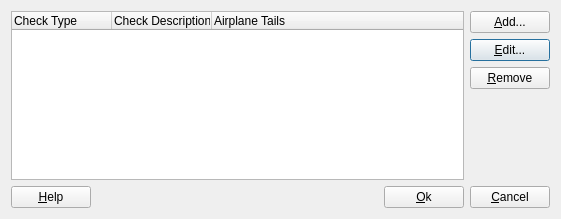
<?xml version="1.0" encoding="UTF-8"?>
<ui version="4.0">
 <class>ChecksDialog</class>
 <widget class="QDialog" name="ChecksDialog">
  <property name="geometry">
   <rect>
    <x>0</x>
    <y>0</y>
    <width>561</width>
    <height>219</height>
   </rect>
  </property>
  <property name="windowTitle">
   <string>Add/Change Checks</string>
  </property>
  <layout class="QGridLayout">
   <item row="1" column="3">
    <widget class="QPushButton" name="editButton_">
     <property name="text">
      <string>&amp;Edit...</string>
     </property>
     <property name="shortcut">
      <string>Alt+E</string>
     </property>
    </widget>
   </item>
   <item row="4" column="3">
    <widget class="QPushButton" name="cancelButton_">
     <property name="text">
      <string>&amp;Cancel</string>
     </property>
     <property name="shortcut">
      <string>Alt+C</string>
     </property>
     <property name="autoDefault">
      <bool>false</bool>
     </property>
    </widget>
   </item>
   <item row="2" column="3">
    <widget class="QPushButton" name="removeButton_">
     <property name="text">
      <string>&amp;Remove</string>
     </property>
     <property name="shortcut">
      <string>Alt+R</string>
     </property>
    </widget>
   </item>
   <item row="3" column="3">
    <spacer name="spacer2">
     <property name="orientation">
      <enum>Qt::Vertical</enum>
     </property>
     <property name="sizeType">
      <enum>QSizePolicy::Expanding</enum>
     </property>
     <property name="sizeHint" stdset="0">
      <size>
       <width>20</width>
       <height>50</height>
      </size>
     </property>
    </spacer>
   </item>
   <item row="0" column="3">
    <widget class="QPushButton" name="addButton_">
     <property name="text">
      <string>&amp;Add...</string>
     </property>
     <property name="shortcut">
      <string>Alt+A</string>
     </property>
    </widget>
   </item>
   <item row="4" column="0">
    <widget class="QPushButton" name="helpButton_">
     <property name="text">
      <string>&amp;Help</string>
     </property>
     <property name="shortcut">
      <string>Alt+H</string>
     </property>
     <property name="autoDefault">
      <bool>false</bool>
     </property>
    </widget>
   </item>
   <item row="4" column="2">
    <widget class="QPushButton" name="okButton_">
     <property name="text">
      <string>&amp;Ok</string>
     </property>
     <property name="shortcut">
      <string>Alt+O</string>
     </property>
     <property name="autoDefault">
      <bool>false</bool>
     </property>
    </widget>
   </item>
   <item row="4" column="1">
    <spacer name="Horizontal Spacing2">
     <property name="orientation">
      <enum>Qt::Horizontal</enum>
     </property>
     <property name="sizeType">
      <enum>QSizePolicy::Expanding</enum>
     </property>
     <property name="sizeHint" stdset="0">
      <size>
       <width>281</width>
       <height>20</height>
      </size>
     </property>
    </spacer>
   </item>
   <item row="0" column="0" rowspan="4" colspan="3">
    <widget class="QTreeWidget" name="checksListView_">
     <property name="selectionMode">
      <enum>QAbstractItemView::SingleSelection</enum>
     </property>
     <property name="rootIsDecorated">
      <bool>false</bool>
     </property>
     <column>
      <property name="text">
       <string>Check Type</string>
      </property>
     </column>
     <column>
      <property name="text">
       <string>Check Description</string>
      </property>
     </column>
     <column>
      <property name="text">
       <string>Airplane Tails</string>
      </property>
     </column>
    </widget>
   </item>
  </layout>
 </widget>
 <layoutdefault spacing="6" margin="11"/>
 <pixmapfunction>qPixmapFromMimeSource</pixmapfunction>
 <tabstops>
  <tabstop>addButton_</tabstop>
  <tabstop>editButton_</tabstop>
  <tabstop>removeButton_</tabstop>
  <tabstop>helpButton_</tabstop>
  <tabstop>okButton_</tabstop>
  <tabstop>cancelButton_</tabstop>
 </tabstops>
 <resources/>
 <connections>
  <connection>
   <sender>helpButton_</sender>
   <signal>clicked()</signal>
   <receiver>ChecksDialog</receiver>
   <slot>help()</slot>
   <hints>
    <hint type="sourcelabel">
     <x>20</x>
     <y>20</y>
    </hint>
    <hint type="destinationlabel">
     <x>20</x>
     <y>20</y>
    </hint>
   </hints>
  </connection>
  <connection>
   <sender>cancelButton_</sender>
   <signal>clicked()</signal>
   <receiver>ChecksDialog</receiver>
   <slot>reject()</slot>
   <hints>
    <hint type="sourcelabel">
     <x>20</x>
     <y>20</y>
    </hint>
    <hint type="destinationlabel">
     <x>20</x>
     <y>20</y>
    </hint>
   </hints>
  </connection>
  <connection>
   <sender>okButton_</sender>
   <signal>clicked()</signal>
   <receiver>ChecksDialog</receiver>
   <slot>accept()</slot>
   <hints>
    <hint type="sourcelabel">
     <x>20</x>
     <y>20</y>
    </hint>
    <hint type="destinationlabel">
     <x>20</x>
     <y>20</y>
    </hint>
   </hints>
  </connection>
  <connection>
   <sender>addButton_</sender>
   <signal>clicked()</signal>
   <receiver>ChecksDialog</receiver>
   <slot>addChecks()</slot>
   <hints>
    <hint type="sourcelabel">
     <x>20</x>
     <y>20</y>
    </hint>
    <hint type="destinationlabel">
     <x>20</x>
     <y>20</y>
    </hint>
   </hints>
  </connection>
  <connection>
   <sender>editButton_</sender>
   <signal>clicked()</signal>
   <receiver>ChecksDialog</receiver>
   <slot>editChecks()</slot>
   <hints>
    <hint type="sourcelabel">
     <x>20</x>
     <y>20</y>
    </hint>
    <hint type="destinationlabel">
     <x>20</x>
     <y>20</y>
    </hint>
   </hints>
  </connection>
  <connection>
   <sender>removeButton_</sender>
   <signal>clicked()</signal>
   <receiver>ChecksDialog</receiver>
   <slot>removeChecks()</slot>
   <hints>
    <hint type="sourcelabel">
     <x>20</x>
     <y>20</y>
    </hint>
    <hint type="destinationlabel">
     <x>20</x>
     <y>20</y>
    </hint>
   </hints>
  </connection>
 </connections>
</ui>
